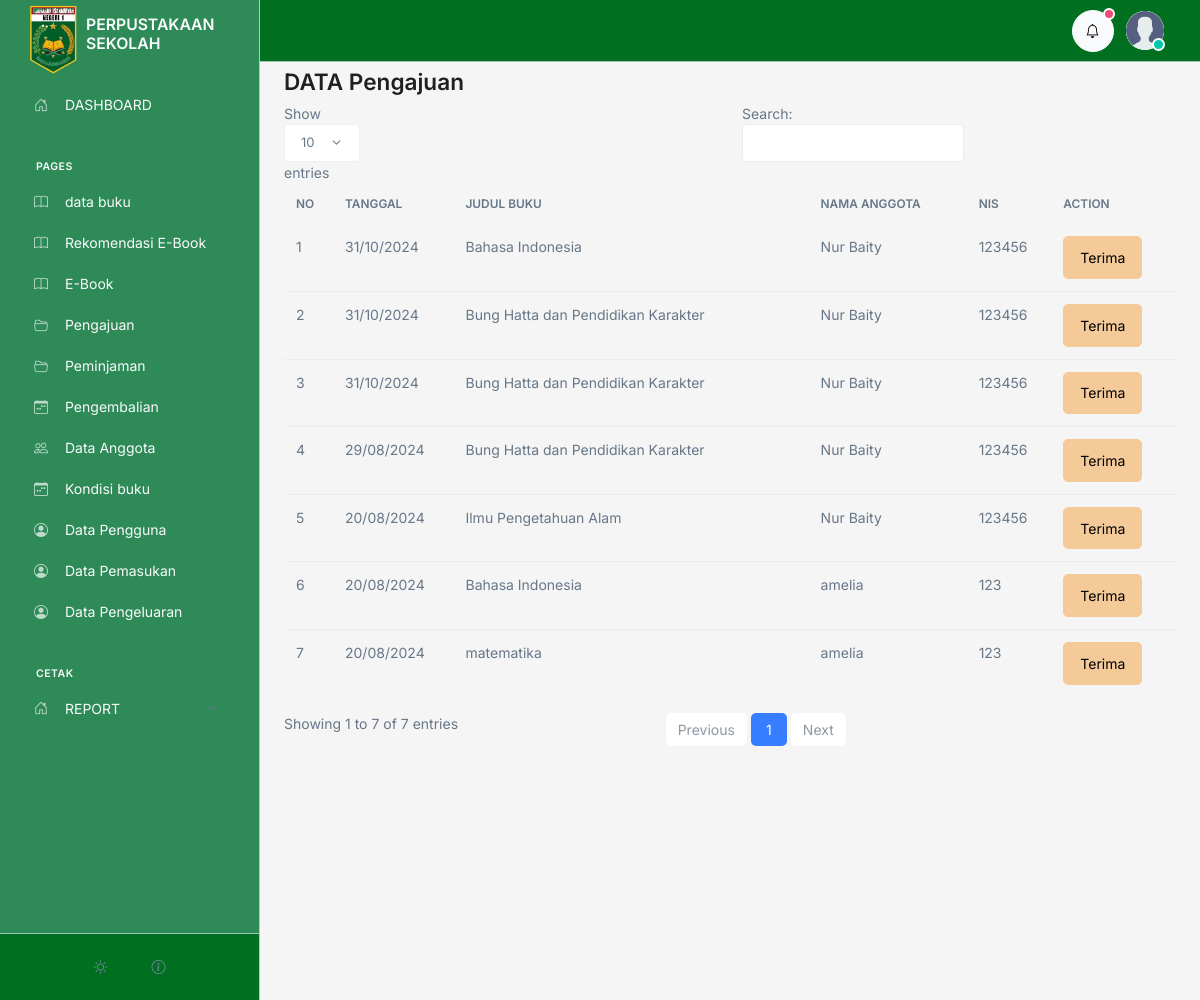
Page /admin/pengajuan/index.php (signed in) on the committed database.
### tables this page shows
CREATE TABLE `pengajuan` (
  `id` int(100) NOT NULL,
  `tanggal` varchar(100) NOT NULL,
  `id_user` int(100) NOT NULL,
  `id_buku` int(100) NOT NULL
);

CREATE TABLE `buku` (
  `id` int(11) NOT NULL,
  `id_kategori` int(11) DEFAULT 1,
  `tanggal` varchar(50) NOT NULL,
  `judul` varchar(200) NOT NULL,
  `pengarang` varchar(100) NOT NULL,
  `penerbit` varchar(100) NOT NULL,
  `tahun_terbit` varchar(50) NOT NULL,
  `isbn` varchar(200) NOT NULL,
  `jumlah` int(10) NOT NULL,
  `lokasi` varchar(200) NOT NULL,
  `deskripsi` text NOT NULL,
  `image` text NOT NULL
);

CREATE TABLE `anggota` (
  `id` int(11) NOT NULL,
  `user_id` int(11) DEFAULT NULL,
  `nis` varchar(20) NOT NULL,
  `nama` varchar(100) NOT NULL,
  `email` varchar(100) NOT NULL DEFAULT 'm.nawir177@gmail.com',
  `telpon` varchar(15) NOT NULL DEFAULT '082255445566',
  `tempat_lahir` varchar(100) NOT NULL,
  `tanggal_lahir` varchar(100) NOT NULL,
  `kelamin` varchar(100) NOT NULL,
  `TA` varchar(100) NOT NULL,
  `alamat` text NOT NULL,
  `foto` varchar(100) NOT NULL,
  `verifikasi` tinyint(1) NOT NULL DEFAULT 0
);

### admin/controller.php (called while the page is built, shortened)
<?php
$conn = mysqli_connect('localhost', 'root', '', 'perpustakaan');
function all($table)
{
   $query = "SELECT * FROM $table ORDER BY id DESC";
   global $conn;
   $rows = [];
   $result = mysqli_query($conn, $query);
   while ($row = mysqli_fetch_assoc($result)) {
      $rows[] = $row;
   }
   return $rows;
}
function where($table, $where, $isWhere)
{
   $query = "SELECT * FROM $table WHERE $where='$isWhere'";
   global $conn;
   $rows = [];
   $result = mysqli_query($conn, $query);
   while ($row = mysqli_fetch_assoc($result)) {
      $rows[] = $row;
   }
   return $rows;
}
function hasOne($id_relation, $table_relation, $field)
{
   $conn = mysqli_connect('localhost', 'root', '', 'perpustakaan');
   $query = "SELECT $field FROM $table_relation WHERE id = $id_relation";
   $result = mysqli_query($conn, $query);
   $row = mysqli_fetch_array($result, MYSQLI_ASSOC);
   if ($row) {
      return $row[$field];
   } else {
      return null;
   }
}

### admin/pengajuan/index.php (the view)
<?php include '../controller.php'  ?>
<?php include '../template/header.php';
$pengajuan = all('pengajuan');
$no = 1;
?>
<div class="container">
  <h1>DATA Pengajuan</h1>
  <table class="table" id="table">
    <thead class="mt-3">
      <tr>
        <th>NO</th>
        <th>TANGGAL</th>
        <th>JUDUL BUKU</th>
        <th>NAMA ANGGOTA</th>
        <th>NIS</th>
        <th>ACTION</th>
      </tr>
    </thead>
    <tbody>
      <?php foreach ($pengajuan as $value) : ?>
        <tr>
          <td>
            <?= $no++; ?>
          </td>
          <td><?= $value['tanggal']; ?></td>
          <td><?= hasOne($value['id_buku'], "buku", "judul") ?? 'null'; ?></td>
          <td><?= !empty(where('anggota', 'user_id', $value['id_user'])) ? where('anggota', 'user_id', $value['id_user'])[0]['nama'] : 'null'; ?></td>
          <td><?= !empty(where('anggota', 'user_id', $value['id_user'])) ? where('anggota', 'user_id', $value['id_user'])[0]['nis'] : 'null'; ?></td>
          <td>
            <div class="d-flex gap-3">
              <a href="form.php?id_buku=<?= $value['id_buku'] ?>&id_user=<?= $value['id_user'] ?>&id=<?= $value['id'] ?>">
                <button class="btn btn-warning">
                  Terima
                </button>
              </a>
            </div>
          </td>
        </tr>
      <?php endforeach ?>
    </tbody>
  </table>
</div>
<?php include '../template/footer.php';
?>

### admin/template/header.php (style rules this page uses)
* { transition: unset !important; }
body { opacity: 0; }

### rows in the picture
pengajuan: tanggal "31/10/2024", id_buku.judul "Bahasa Indonesia", id_user.nama "Nur Baity", id_user.nis "123456"
pengajuan: tanggal "31/10/2024", id_buku.judul "Bung Hatta dan Pendidikan Karakter", id_user.nama "Nur Baity", id_user.nis "123456"
pengajuan: tanggal "31/10/2024", id_buku.judul "Bung Hatta dan Pendidikan Karakter", id_user.nama "Nur Baity", id_user.nis "123456"
pengajuan: tanggal "29/08/2024", id_buku.judul "Bung Hatta dan Pendidikan Karakter", id_user.nama "Nur Baity", id_user.nis "123456"
pengajuan: tanggal "20/08/2024", id_buku.judul "Ilmu Pengetahuan Alam", id_user.nama "Nur Baity", id_user.nis "123456"
pengajuan: tanggal "20/08/2024", id_buku.judul "Bahasa Indonesia", id_user.nama "amelia", id_user.nis "123"
pengajuan: tanggal "20/08/2024", id_buku.judul "matematika", id_user.nama "amelia", id_user.nis "123"
